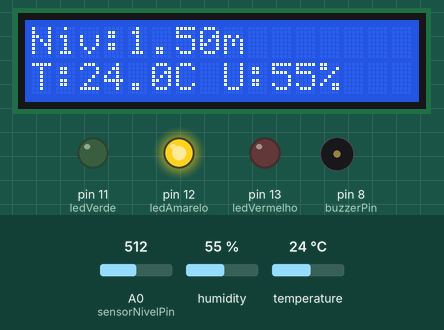
Recording of a sketch running on a simulated Arduino Uno, built with avr-gcc and run on an emulated ATmega328P. On the bench: 16×2 character LCD, output pins drawn as LEDs (lit = HIGH), buzzer (waves = sounding). The inputs (shaded band) are chosen by the test bench; at power-on: A0 (sensorNivelPin) = 512, humidity 55 %, temperature 24 °C. What the sketch prints to the serial monitor is not drawn.

Above: at 1.2 s.
1.3 s: A0 (sensorNivelPin) set to 675
At 2.7 s:
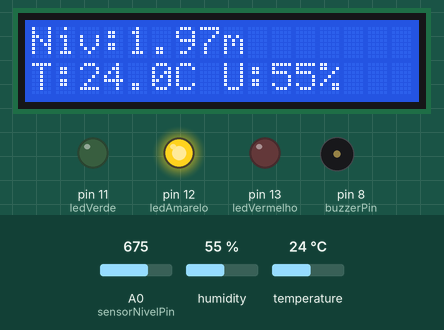
3.6 s: A0 (sensorNivelPin) set to 701
At 5.3 s:
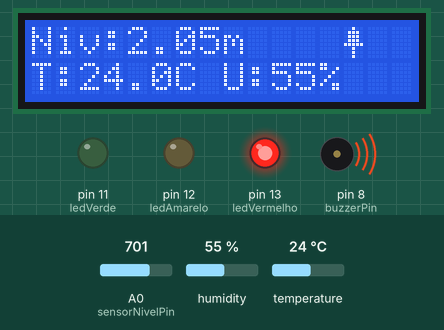
5.7 s: A0 (sensorNivelPin) set to 306
At 6.7 s:
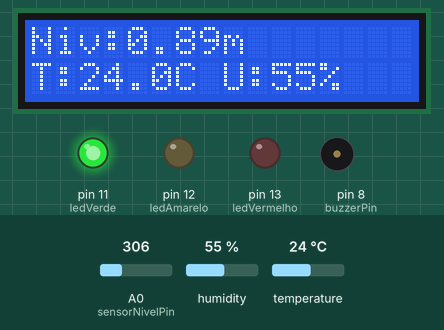
7.7 s: humidity set to 22 %
At 9.2 s:
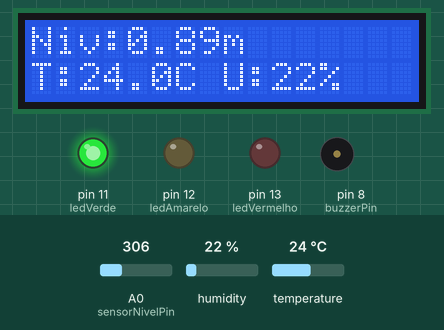
9.8 s: temperature set to 12 °C
At 11.6 s:
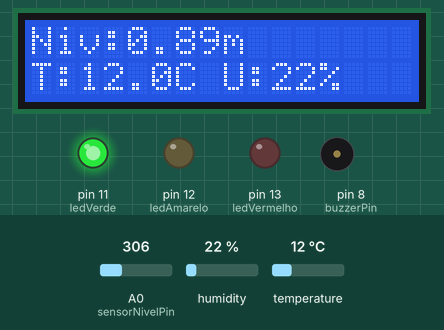
11.9 s: humidity set to 40 %
At 13.0 s:
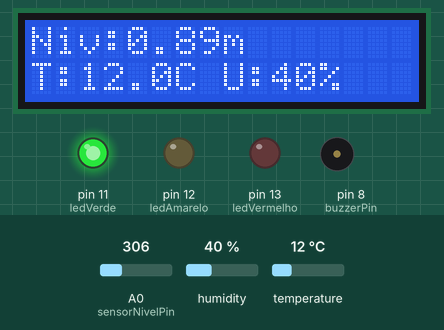
Timing chart, 0 to 14.9 s (numbered marks = the images above; inputs shaded):
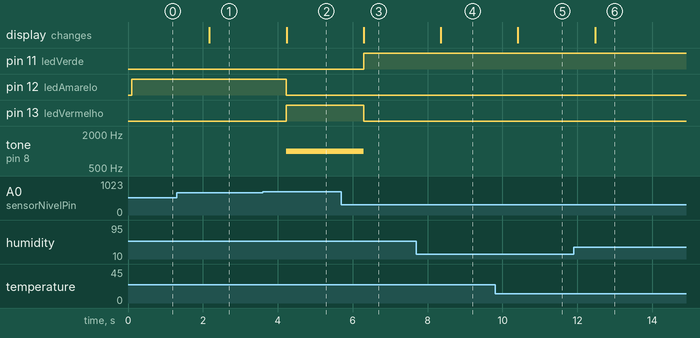

Measured:
- the behaviour switches between 685 and 686 on A0 (sensorNivelPin) (found by bisection; images 1 and 2)
- after the input at 1.3 s, the display: changes after 0.87 s (image 1)
- after the input at 3.6 s, pin 12 (ledAmarelo): HIGH → LOW after 0.63 s; pin 13 (ledVermelho): LOW → HIGH after 0.63 s; tone on pin 8 (buzzerPin): silent → 1000 Hz after 0.63 s; the display: changes after 0.63 s (image 2)
- after the input at 5.7 s, pin 11 (ledVerde): LOW → HIGH after 0.59 s; pin 13 (ledVermelho): HIGH → LOW after 0.59 s; tone on pin 8 (buzzerPin): 1000 Hz → silent after 0.59 s; the display: changes after 0.59 s (image 3)
- after the input at 7.7 s, the display: changes after 0.65 s (image 4)
- after the input at 9.8 s, the display: changes after 0.61 s (image 5)
- after the input at 11.9 s, the display: changes after 0.57 s (image 6)

The sketch:

codigo.ino
```cpp
#include <DHT.h>                     // Biblioteca para o sensor de temperatura e umidade
#include <LiquidCrystal_I2C.h>      // Biblioteca para o display LCD com interface I2C

#define DHTPIN 2                    // Pino digital onde o DHT22 está conectado
#define DHTTYPE DHT22               // Define o tipo de sensor (DHT22)

DHT dht(DHTPIN, DHTTYPE);           // Criação do objeto do sensor DHT
LiquidCrystal_I2C lcd(0x27, 16, 2); // Criação do objeto do LCD (endereço 0x27, 16 colunas, 2 linhas)

const int sensorNivelPin = A0;      // Pino analógico do sensor de nível d'água
const int buzzerPin = 8;            // Pino do buzzer

// Pinos dos LEDs indicadores
const int ledVermelho = 13;
const int ledAmarelo = 12;
const int ledVerde = 11;

// Desenho personalizado (símbolo de alerta) para o LCD
byte lanternaChar[8] = {
  B00100,
  B01110,
  B01110,
  B01110,
  B11111,
  B00100,
  B00100,
  B00100
};

void setup() {
  Serial.begin(9600);              // Inicializa a comunicação serial
  dht.begin();                     // Inicializa o sensor DHT
  lcd.init();                      // Inicializa o LCD
  lcd.backlight();                 // Liga a luz de fundo do LCD

  pinMode(sensorNivelPin, INPUT); // Define o pino do sensor de nível como entrada
  pinMode(buzzerPin, OUTPUT);     // Define o pino do buzzer como saída

  // Define os pinos dos LEDs como saída
  pinMode(ledVermelho, OUTPUT);
  pinMode(ledAmarelo, OUTPUT);
  pinMode(ledVerde, OUTPUT);

  lcd.createChar(0, lanternaChar); // Cria o caractere personalizado no LCD
}

void loop() {
  // Leitura do sensor de nível (0–1023), mapeado para 0–300 cm
  int nivelRaw = analogRead(sensorNivelPin);
  int nivelCm = map(nivelRaw, 0, 1023, 0, 300);
  float nivelMetros = nivelCm / 100.0;

  // Leitura da temperatura e umidade do DHT22
  float temperatura = dht.readTemperature();
  float umidade = dht.readHumidity();

  // Verifica se a leitura do DHT22 falhou
  if (isnan(temperatura) || isnan(umidade)) {
    Serial.println("Erro ao ler DHT22");
    return;
  }

  // Exibe dados no LCD
  lcd.clear();
  lcd.setCursor(0, 0);
  lcd.print("Niv:");
  lcd.print(nivelMetros);
  lcd.print("m");

  lcd.setCursor(0, 1);
  lcd.print("T:");
  lcd.print(temperatura, 1);
  lcd.print("C ");
  lcd.print("U:");
  lcd.print(umidade, 0);
  lcd.print("%");

  // Envia dados ao monitor serial
  Serial.print("Nivel cm: ");
  Serial.print(nivelCm);
  Serial.print(" | Temp: ");
  Serial.print(temperatura);
  Serial.print("C | Umid: ");
  Serial.print(umidade);
  Serial.print("%");

  // Lógica de alerta com LEDs e buzzer
  if (nivelCm > 200) {
    // Nível muito alto: alerta
    tone(buzzerPin, 1000); // Ativa buzzer com tom de 1 kHz
    digitalWrite(ledVermelho, HIGH);
    digitalWrite(ledAmarelo, LOW);
    digitalWrite(ledVerde, LOW);

    lcd.setCursor(13, 0);
    lcd.write(byte(0)); // Mostra o símbolo de alerta no LCD

    Serial.println(" | ALERTA: Nivel ALTO!");
  } else if (nivelCm > 100) {
    // Nível intermediário: atenção
    noTone(buzzerPin);
    digitalWrite(ledVermelho, LOW);
    digitalWrite(ledAmarelo, HIGH);
    digitalWrite(ledVerde, LOW);

    Serial.println(" | ATENCAO: Nivel Medio");
  } else {
    // Nível seguro
    noTone(buzzerPin);
    digitalWrite(ledVermelho, LOW);
    digitalWrite(ledAmarelo, LOW);
    digitalWrite(ledVerde, HIGH);

    Serial.println(" | Status: Seguro");
  }

  delay(1000); // Aguarda 1 segundo antes da próxima leitura
}
```
